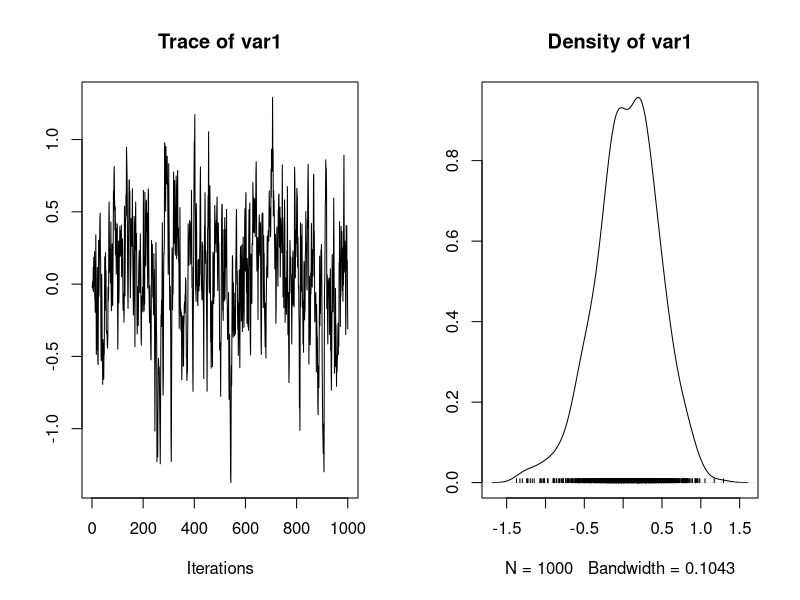
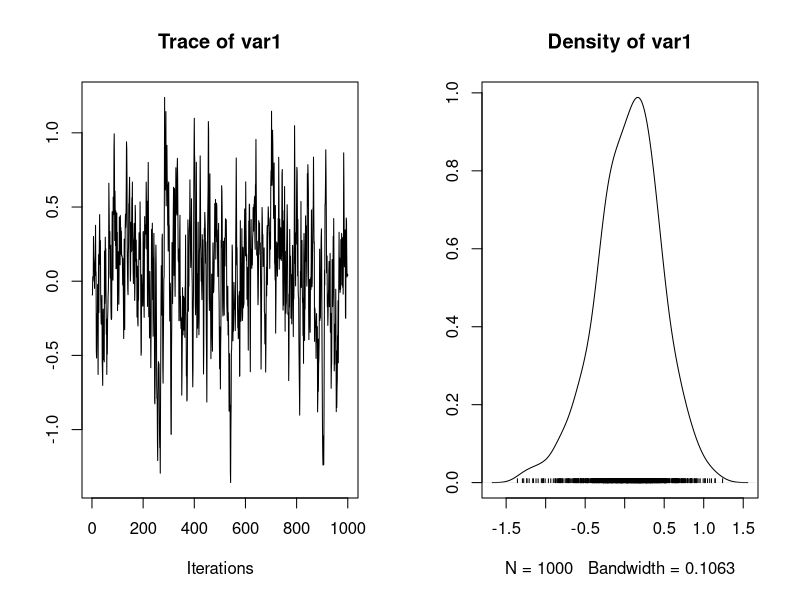
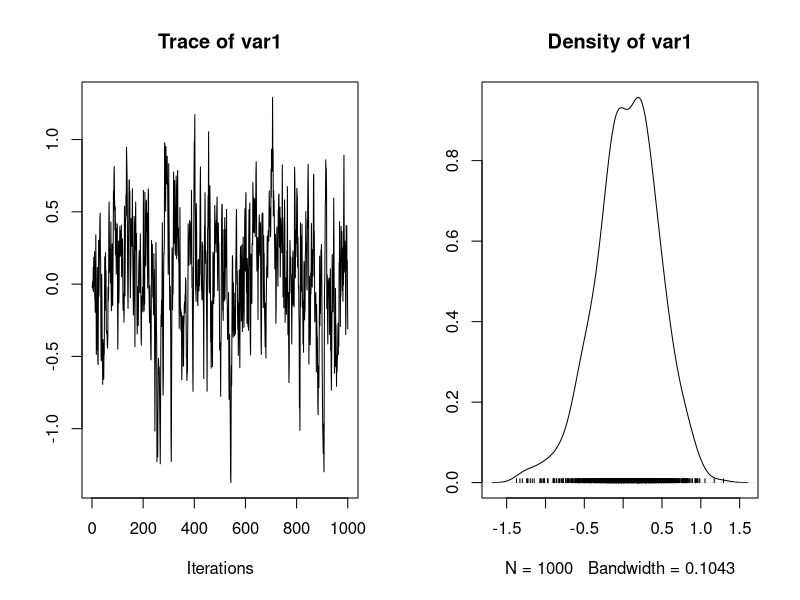
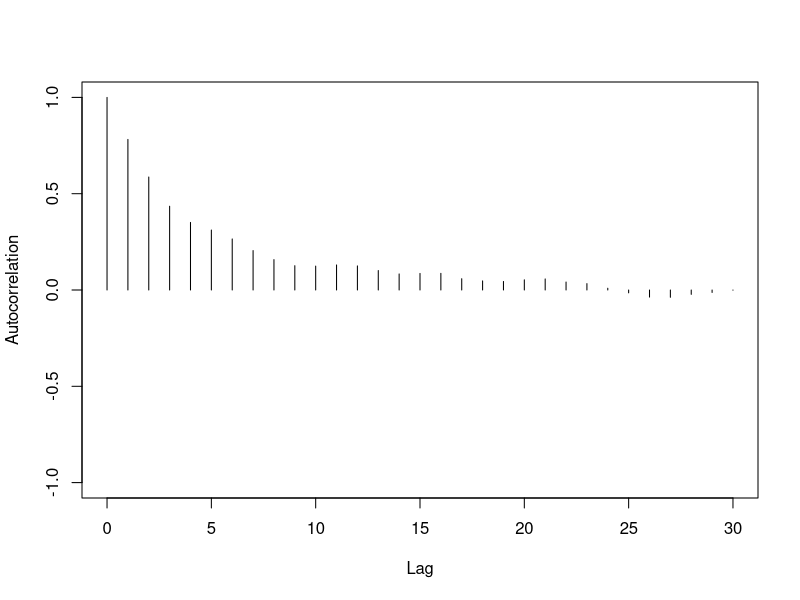
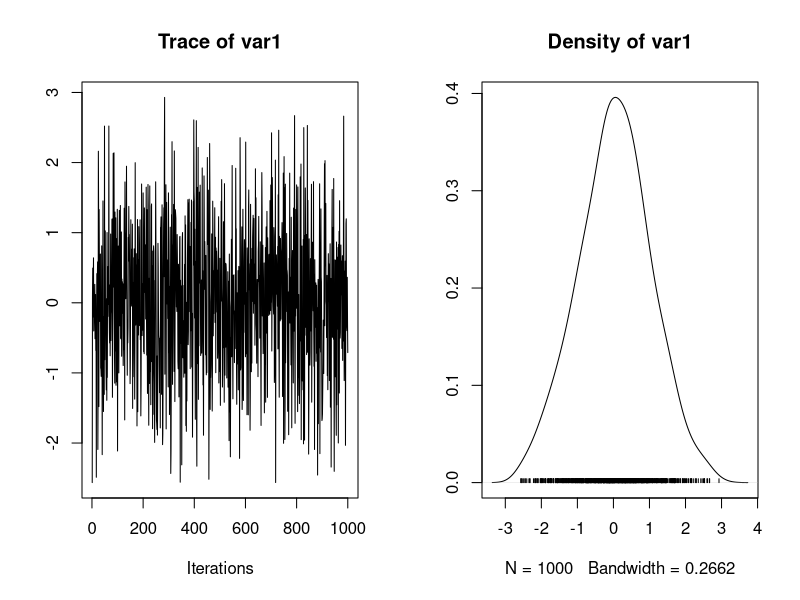
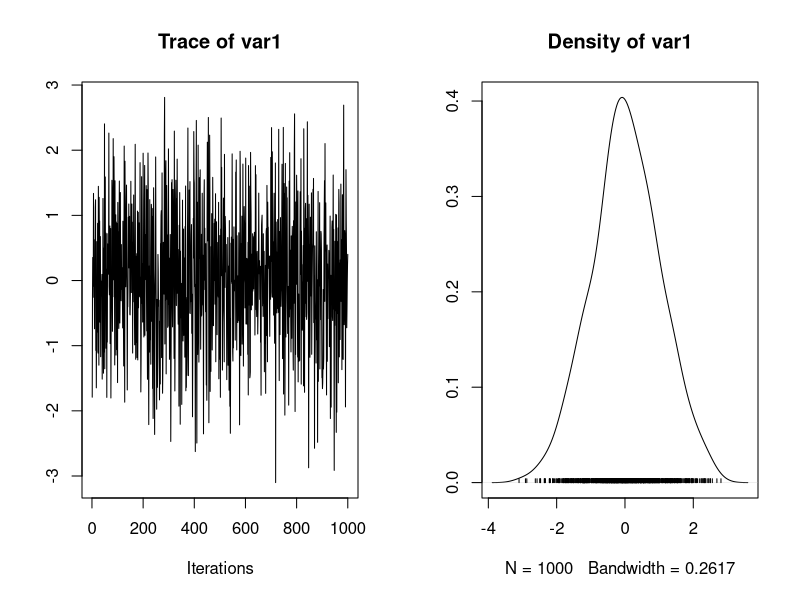
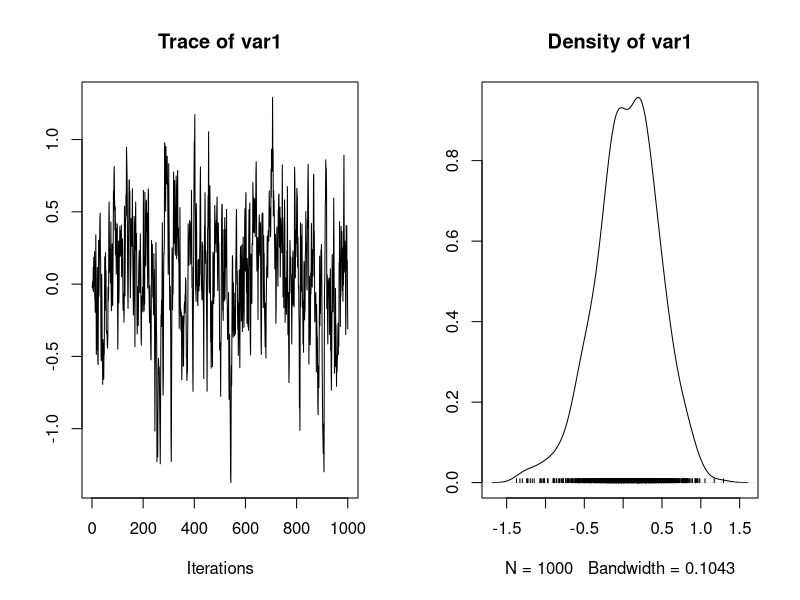
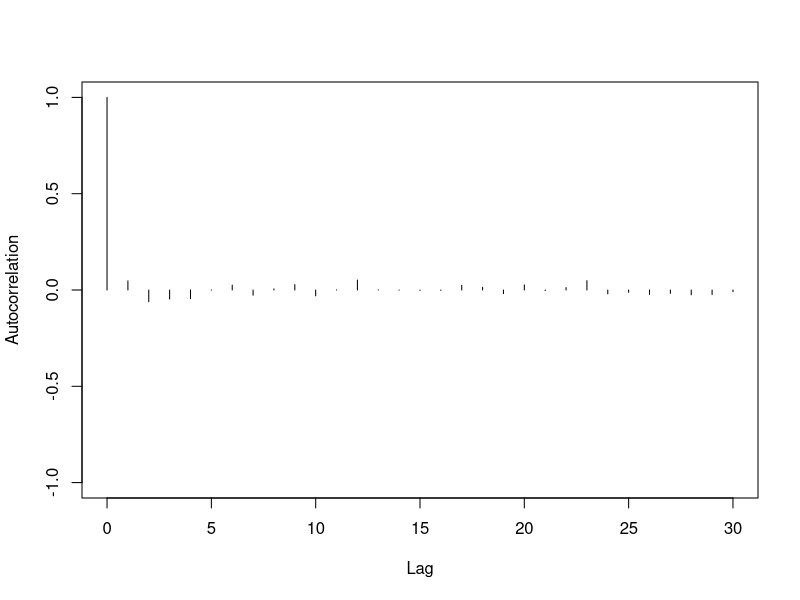

These charts were generated, in order, by the following R code:
## Exercise 1: you should have three univariate normal distributions
# p(x|y,z)
mux_1 = 0
mux_2 = c(0,0)
sigmax_11 = 1
sigmax_22 = matrix(c(1,0.1,0.1,1),nrow=2,ncol=2)
sigmax_12 = sigmax_21 = c(0.9,0.1)

mux_1 + sigmax_12%*%solve(sigmax_22)%*%( - mux_2)
sigmax_11 - sigmax_12%*%solve(sigmax_22)%*%sigmax_21

# p(y|x,z)
muy_1 = 0
muy_2 = c(0,0)
sigmay_11 = 1
sigmay_22 = matrix(c(1,0.1,0.1,1),nrow=2,ncol=2)
sigmay_12 = sigmay_21 = c(0.9,0.1)


# p(z|x,y)
muz_1 = 0
muz_2 = c(0,0)
sigmaz_11 = 1
sigmaz_22 = matrix(c(1,0.9,0.9,1),nrow=2,ncol=2)
sigmaz_12 = sigmaz_21 = c(0.1,0.1)


## Exercise 2: write a gibbs sampler that alternates updating each of the variables
n_iter <- 1000; burn_in <- 0.3*n_iter
set.seed(1234)

# innitialize the values
X_n = Y_n = Z_n = 0
X = Y = Z = NULL

for (s in 1:(n_iter+burn_in)){
  #update X_n
  mux = mux_1 + sigmax_12%*%solve(sigmax_22)%*%(c(Y_n,Z_n) - mux_2)
  varx = sigmax_11 - sigmax_12%*%solve(sigmax_22)%*%sigmax_21
  X_n <- rnorm(1, mean = mux, sd= varx)
  
  #update Y_n
  muy = muy_1 + sigmay_12%*%solve(sigmay_22)%*%(c(X_n,Z_n) - muy_2)
  vary = sigmay_11 - sigmay_12%*%solve(sigmay_22)%*%sigmay_21
  Y_n <- rnorm(1, mean = muy, sd= vary)
  
  #update Z_n
  muz = muz_1 + sigmaz_12%*%solve(sigmaz_22)%*%(c(X_n,Y_n) - muz_2)
  varz = sigmaz_11 - sigmaz_12%*%solve(sigmaz_22)%*%sigmaz_21
  Z_n <- rnorm(1, mean = muz, sd= varz)
  
  #save results only past burn-in
  if(s > burn_in){
    X <- rbind(X,X_n)
    Y <- rbind(Y,Y_n)
    Z <- rbind(Z,Z_n)
  }
}

library(mvtnorm)
library(MCMCpack)
X.mcmc <- mcmc(X,start=1); 
summary(X.mcmc)

Y.mcmc <- mcmc(Y,start=1); 
summary(Y.mcmc)

Z.mcmc <- mcmc(X,start=1); 
summary(Z.mcmc)

plot(X.mcmc)
plot(Y.mcmc)
plot(Z.mcmc)

autocorr.plot(X.mcmc)
# comment on the plots

## Exercise 3: Block updates
# p((x,y)|z)
muxy_1 = c(0,0)
muxy_2 = 0
sigmaxy_11 = matrix(c(1,0.9,0.9,1),nrow=2,ncol=2)
sigmaxy_22 = 1
sigmaxy_12 = sigmaxy_21 = c(0.1,0.1)

#p(z|(x,y) is given above

# Gibbs Sampler: one bivaraite normal and one univariate normal
n_iter <- 1000; burn_in <- 0.3*n_iter
set.seed(1234)

# innitialize the values
Z_n = 0
XY = Z = NULL

for (s in 1:(n_iter+burn_in)){
  #update X_n, Y_n
  muxy = muxy_1 + sigmaxy_12%*%solve(sigmaxy_22)%*%(c(Z_n) - muxy_2)
  varxy = sigmaxy_11 - sigmaxy_12%*%solve(sigmaxy_22)%*%sigmaxy_21
  XY_n <- rmvnorm(1, mean = muxy, sigma= varxy)
  
  #update Z_n
  muz = muz_1 + sigmaz_12%*%solve(sigmaz_22)%*%(c(XY_n) - muz_2)
  varz = sigmaz_11 - sigmaz_12%*%solve(sigmaz_22)%*%sigmaz_21
  Z_n <- rnorm(1, mean = muz, sd= varz)
  
  #save results only past burn-in
  if(s > burn_in){
    XY <- rbind(XY,XY_n)
    Z <- rbind(Z,Z_n)
  }
}

colnames(XY) <- c("X","Y")

# diagnostics
XY.mcmc <- mcmc(XY,start=1); 
summary(X.mcmc)

Z.mcmc <- mcmc(X,start=1); 
summary(Z.mcmc)

plot(XY.mcmc[,'X'])
plot(XY.mcmc[,'Y'])
plot(Z.mcmc)

autocorr.plot(XY.mcmc[,'X'])

## what's the diference between the performance of two Gibbs samplers?
